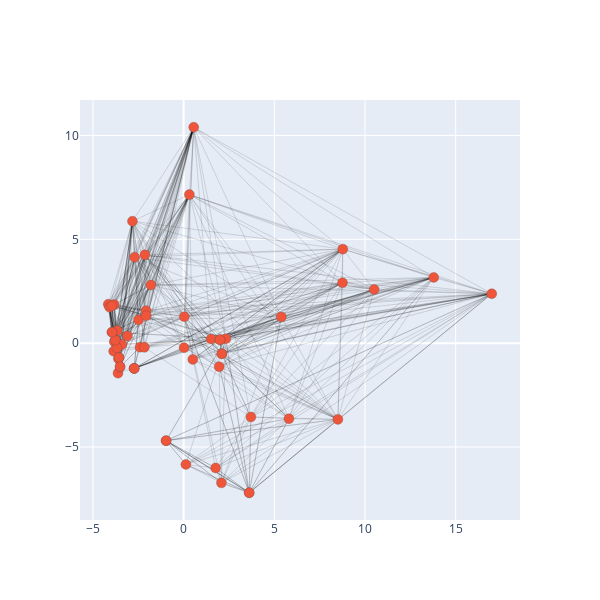

The notebook cell this image was saved under:
### Code cell
_= plota_grafo( G, { n: PA[ i, : ] for i, n in enumerate( cods ) }, marker_size = 10 )

### Figure 1 — Plotly figure (JSON) as saved in the notebook; plotly's stock layout.template omitted (floating-point values rounded to 4 significant figures; data arrays with more than 128 entries replaced by an {"elided": "..."} marker saying what was removed)
{"data": [{"hoverinfo": "text", "line": {"color": "rgba( 0, 0, 0, 0.25 )", "width": 0.5}, "mode": "lines", "text": ["", "", "", "", "", "", "", "", "", "", "", "", "", "", "", "", "", "", "", "", "", "", "", "", "", "", "", "", "", "", "", "", "", "", "", "", "", "", "", "", "", "", "", "", "", "", "", "", "", "", "", "", "", "", "", "", "", "", "", "", ""], "type": "scatter", "x": {"elided": "1578 float values"}, "y": {"elided": "1578 float values"}}, {"hoverinfo": "text", "marker": {"line": {"width": 0.25}, "size": 10}, "mode": "markers", "text": ["EST5102", "EST5106", "EST5507", "EST5514", "EST5519", "EST5521", "EST5802", "EST5804", "MAI5002", "MAI5003", "MAI5014", "MAI5032", "PRG0027", "SMA5802", "SMA5934", "SME0110", "SME0123", "SME0130", "SME0142", "SME0206", "SME0211", "SME0212", "SME0213", "SME0220", "SME0240", "SME0241", "SME0245", "SME0250", "SME0252", "SME0262", "SME0284", "SME0285", "SME0300", "SME0306", "SME0320", "SME0332", "SME0334", "SME0341", "SME0510", "SME0800", "SME0805", "SME0806", "SME0808", "SME0809", "SME0810", "SME0814", "SME0815", "SME0820", "SME0822", "SME0823", "SME0824", "SME0828", "SME0870", "SME0871", "SME0880", "SME0881", "SME5827", "SME5873", "SME5962", "SME5975", "SME5978"], "type": "scatter", "x": [-3.769, -4.159, -3.665, -3.566, -3.684, -3.621, -3.597, -3.86, 0.5053, -3.406, 2.326, -0.9664, -2.729, -2.729, -2.729, 2.082, 0.3156, -2.488, 5.385, 10.51, 3.614, 1.762, 0.1222, -2.824, 1.515, 8.775, 0.02113, 2.001, 2.105, -3.506, 5.807, 8.505, 16.99, 13.79, 0.5552, 3.707, 8.759, 1.958, 3.614, -2.703, -2.407, -3.566, -2.075, -4.086, -3.825, -2.071, -3.952, -2.139, -3.827, -3.506, -2.169, 0.03555, -3.68, -3.769, -3.964, -3.952, 2.001, 2.105, -0.9664, -1.807, -3.104], "y": [0.1448, 1.874, 0.6039, -0.6919, -0.05786, -1.444, -0.7508, -0.3869, -0.7825, -0.06391, 0.2097, -4.695, -1.217, -1.217, -1.217, -6.728, 7.152, 1.121, 1.264, 2.584, -7.204, -6.014, -5.842, 5.871, 0.2032, 4.527, -0.2225, 0.1596, -0.5142, -1.138, -3.637, -3.671, 2.379, 3.165, 10.4, -3.557, 2.907, -1.133, -7.204, 4.133, -0.195, -0.6919, 1.565, 1.73, 0.06439, 1.316, 0.5287, 4.252, 1.857, -1.138, -0.2018, 1.269, -0.2282, 0.1448, 1.795, 0.5287, 0.1596, -0.5142, -4.695, 2.798, 0.3494]}], "layout": {"height": 600, "showlegend": false, "width": 600}}
